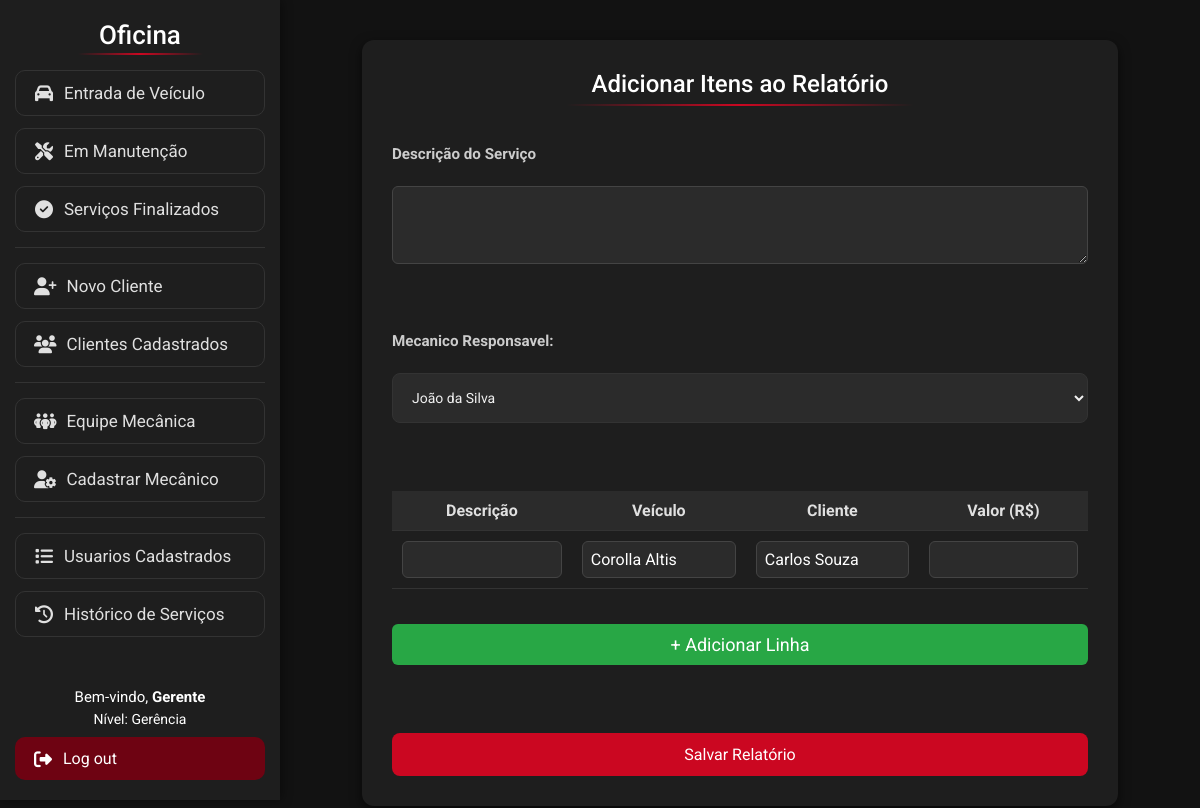
Page /Visao/FormRelatorio.php?idex=5 (signed in) on the earlier database version.
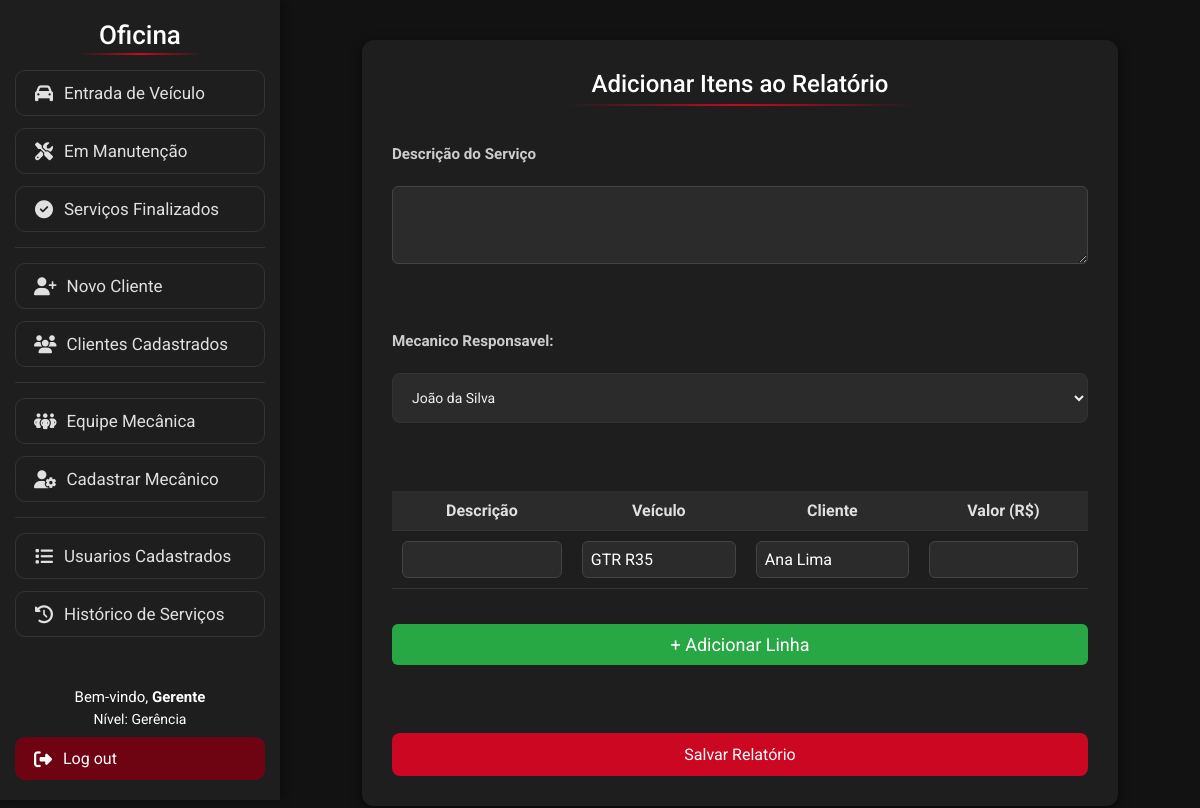
Same page on the later database version.
### tables this page shows
create table carro (
idCarro int auto_increment primary key,
idCliente int,
modelo varchar(120) not null,
fabricante varchar(40) not null,
ano smallint not null check (ano >= 1886),
placa varchar(80) not null unique,
cor varchar(50) not null,
caracteristicas TEXT,
imagem VARCHAR(255),
status ENUM('Manutencao', 'Finalizado') DEFAULT 'Manutencao',
dataCadastro datetime default current_timestamp,

foreign key (idCliente) references cliente(idCliente)
);

create table cliente (
idCliente int auto_increment primary key,
nome varchar(80) not null,
telefone varchar(80) not null,
email varchar(120) not null,
cpf varchar(20) not null unique,
endereco varchar(200) not null,
dataCadastro datetime default current_timestamp
);

### Modelo/DAO/ClassMecanicoDAO.php (called while the page is built, shortened)
<?php
class ClassMecanicoDAO
{
    public function listarMecanico()
    {
        try {
            $pdo = Conexao::getInstance();
            $sql = "SELECT * FROM mecanico";
            $stmt = $pdo->prepare($sql);
            $stmt->execute();
            return $stmt->fetchAll(PDO::FETCH_ASSOC);
        } catch (PDOException $exc) {
            echo $exc->getMessage();
        }
    }
}

### Modelo/DAO/ClassCarroDAO.php (called while the page is built, shortened)
<?php
class ClassCarroDAO
{
    public function buscarCarro($id)
    {
        try {
            $pdo = Conexao::getInstance();
            $sql = "SELECT * FROM carro WHERE idCarro =:id";
            $stmt = $pdo->prepare($sql);
            $stmt->bindValue(':id', $id);
            $stmt->execute();
            return $stmt->fetch(PDO::FETCH_ASSOC);
        } catch (PDOException $exc) {
            echo $exc->getMessage();
        }
    }
}

### Modelo/DAO/ClassClienteDAO.php (called while the page is built, shortened)
<?php
class ClassClienteDAO
{
    public function buscarCliente($id)
    {
        try {
            $pdo = Conexao::getInstance();
            $sql = "SELECT * FROM cliente WHERE idCliente =:id";
            $stmt = $pdo->prepare($sql);
            $stmt->bindValue(':id', $id);
            $stmt->execute();
            return $stmt->fetch(PDO::FETCH_ASSOC);
        } catch (PDOException $exc) {
            echo $exc->getMessage();
        }
    }
}

### Visao/FormRelatorio.php (the view, shortened to what this page needs)
<!DOCTYPE html>
<html lang="pt-BR">
<head>
    <link rel="stylesheet" href="css/form.css">
</head>
<body>
    <?php
    include 'Menu.php';
    require_once "../Modelo/DAO/ClassClienteDAO.php";
    require_once "../Modelo/DAO/ClassCarroDAO.php";
    $id = $_GET['idex'];
    $classClienteDAO = new ClassClienteDAO();
    $classCarroDAO = new ClassCarroDAO();
    $carro = $classCarroDAO->buscarCarro($id);
    $cliente = $classClienteDAO->buscarCliente($carro['idCliente']);
    ?>
    <div class="form-container">
        <form method="post" action="../Controle/ControleServico.php?ACAO=cadastrarServico">
            <h1 class="titulo">Adicionar Itens ao Relatório</h1>
            <label for="descricaoServico">Descrição do Serviço</label>
            <textarea name="descricaoServico" id="descricaoServico" rows="4" required></textarea>
            <br> <br>
            <label for="mecanico">Mecanico Responsavel:</label>
            <select name="mecanico" id="mecanico" style=" font-size: 14px; padding: 15px; border: 1px solid #333; border-radius: 8px; width: 100%; background-color: #2b2b2b; color: #f0f0f0; resize: none;">
                <?php
                require_once '../Modelo/DAO/ClassMecanicoDAO.php';
                $DAO = new ClassMecanicoDAO();
                $mecanicos = $DAO->listarMecanico();
                var_dump($mecanicos);
                foreach ($mecanicos as $mecanico) {
                    echo "<option value='" . $mecanico['idMecanico'] . "'>" . $mecanico['nome'] . "</option>";
                }
                ?>
            </select>
            <br><br>
            <table id="itensTable">
                <thead>
                    <tr>
                        <th>Descrição</th>
                        <th>Veículo</th>
                        <th>Cliente</th>
                        <th>Valor (R$)</th>
                    </tr>
                </thead>
                <tbody>
                    <tr>
                        <td><input type="text" name="descricao[]" required></td>
                        <td>
                            <input type="text" name="veiculo[]" value="<?= htmlspecialchars($carro['modelo']) ?>" readonly>
                        </td>
                        <td>
                            <input type="text" name="cliente[]" value="<?= htmlspecialchars($cliente["nome"]) ?>" readonly>
                        </td>
                        <td><input type="number" step="0.01" name="valor[]" required></td>
                    </tr>
                </tbody>
            </table>
            <button type="button" class="add-btn" onclick="adicionarLinha()">+ Adicionar Linha</button>
            <br><br>
            <button type="submit" class="submit-btn">Salvar Relatório</button>
        </form>
    </div>
</body>
</html>

Differences in the rows shown:
no longer on this page (row unchanged): cliente: nome "Carlos Souza"
changed carro: modelo "Corolla Altis" → "GTR R35"
now on this page (row unchanged): cliente: nome "Ana Lima"
